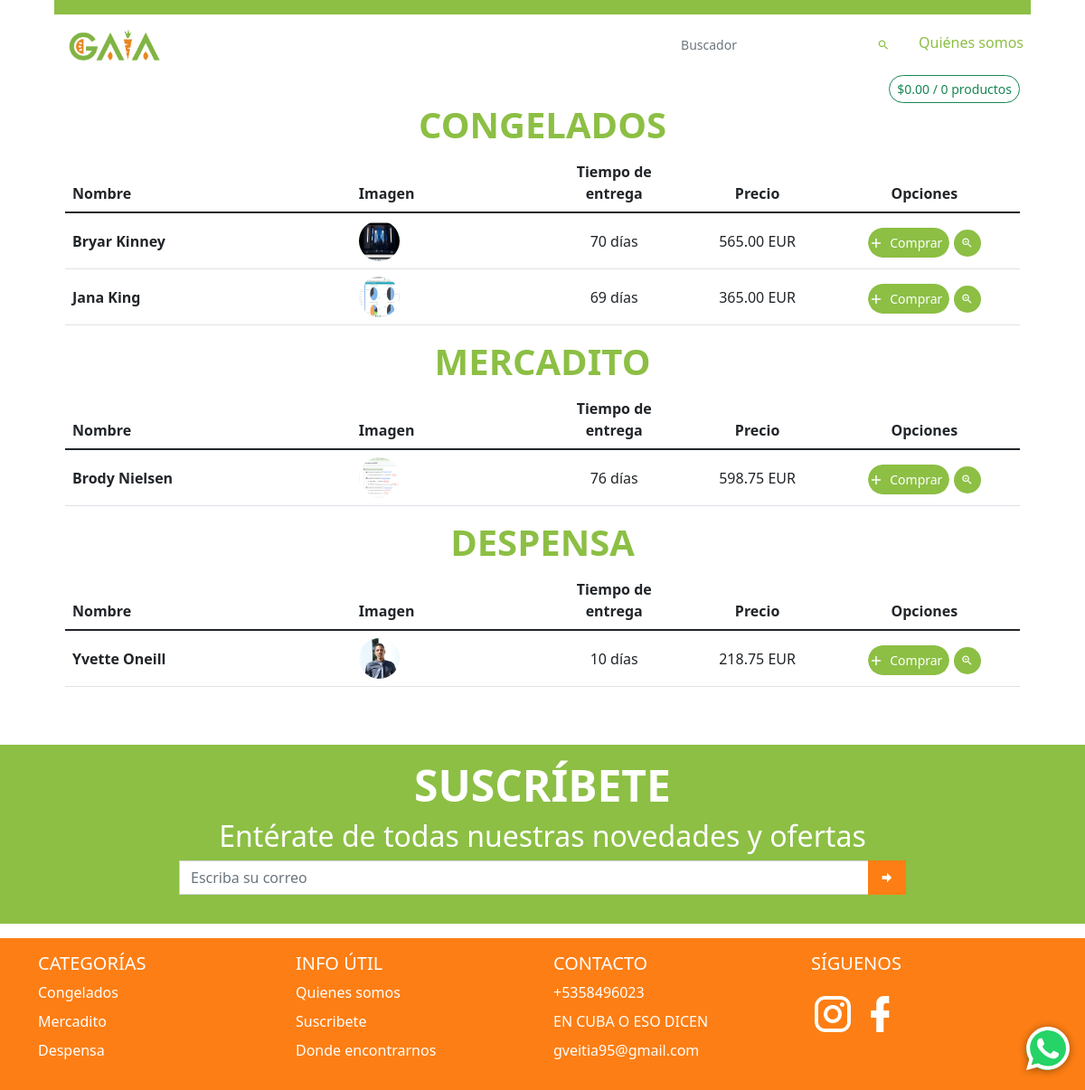
The app's page /catalogo/Euro/, older data.
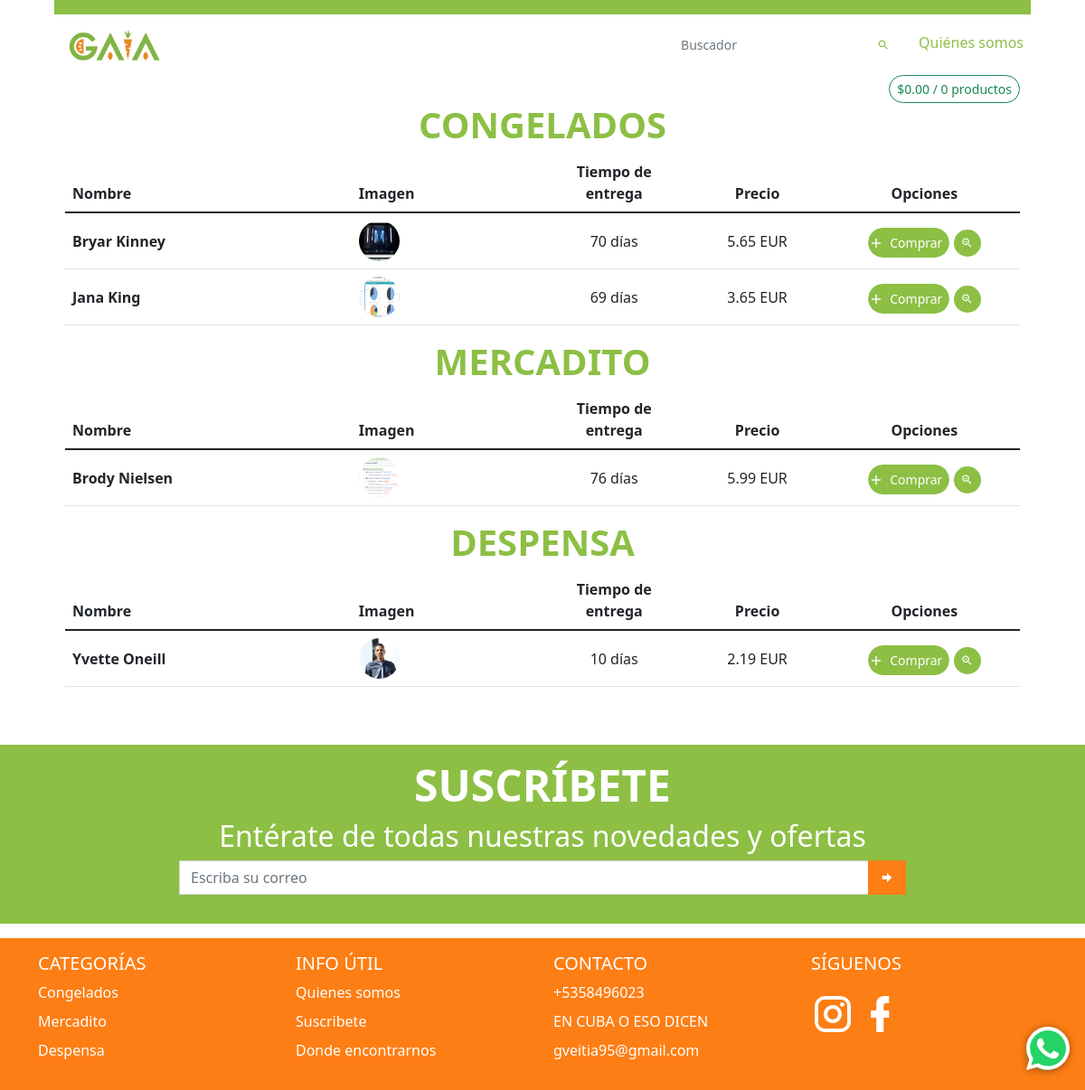
The same page, newer data.
### app_main/models.py (models this page shows, shortened)
class GeneralData(models.Model):
    logo = models.ImageField(upload_to='datos_generales/logo', verbose_name='Logo')
    img_principal = models.ImageField(upload_to='datos_generales/img_principal', verbose_name='Imagen Principal')
    enterprise_name = models.CharField(max_length=100, verbose_name='Nombre de la empresa')
    enterprise_address = models.CharField(max_length=100, verbose_name='Dirección de la empresa', null=True, blank=True)
    taza_cambio = models.FloatField('Taza de cambio', validators=[MinValueValidator(0, 'Debe ser mayor que cero')],
                                    help_text='Valor del Euro en CUP')
    email = models.EmailField('Correo', unique=True,
                              error_messages={'unique': 'Este correo ya existe'})
    phone_number = models.CharField(validators=[phone_regex], max_length=17, unique=True, error_messages={
        'unique': 'Ya este teléfono está registrado'
    }, verbose_name='Celular', null=True, blank=True)
    facebook = models.URLField(verbose_name='Link de Facebook', null=True, blank=True)
    instagram = models.URLField(verbose_name='Link de Instagram', null=True, blank=True)
    def logo_tag(self):
        if self.logo:
            return mark_safe(f'<img src="{self.logo.url}" class="agrandar" width="45" height="45" />')
        return mark_safe(f'<img src="{STATIC_URL}img/empty.png" class="agrandar" width="45" height="45" />')
    logo_tag.short_description = 'Logo'
    def logo_link(self):
        return mark_safe(f'<a href="{self.logo.url}"> {self.logo_tag()}</a>')
    logo_link.short_description = 'Logo'
    def img_principal_tag(self):
        if self.logo:
            return mark_safe(f'<img src="{self.img_principal.url}" class="agrandar" height="45" />')
        return mark_safe(f'<img src="{STATIC_URL}img/empty.png" class="agrandar" width="45" height="45" />')
    img_principal_tag.short_description = 'Img principal'
    def img_principal_link(self):
        return mark_safe(f'<a href="{self.img_principal.url}"> {self.img_principal_tag()}</a>')
    img_principal_link.short_description = 'Img principal'
    class Meta:
        verbose_name = 'Datos Generales'
        verbose_name_plural = verbose_name

class Category(models.Model):
    name = models.CharField(max_length=100, verbose_name='Nombre')
    image = models.ImageField(upload_to='product/img', verbose_name='Imagen Principal', null=True)
    destacado = models.BooleanField('Destacada', default=False)
    class Meta:
        verbose_name = 'Categoría'
        verbose_name_plural = 'Categorías'
        ordering = ('name',)
    def __str__(self):
        return self.name
    @property
    def get_prods_count(self):
        return self.product_set.count() if self.product_set.exists() else 0
    def img_link(self):
        if self.image:
            return mark_safe(
                f'<a href="{self.image.url}"><img src="{self.image.url}" class="agrandar mb-2 mr-2" '
                f'width="40" height="40" /></a>')
        return mark_safe(
            f'<a href="{STATIC_URL}img/empty.png"><img src="{STATIC_URL}img/empty.png" class="agrandar mb-2 mr-2" '
            f'width="40" height="40" /></a>')
    img_link.short_description = 'Imagen'

class Product(models.Model):
    category = models.ForeignKey(Category, on_delete=models.CASCADE, verbose_name='Categoría')
    image = models.ImageField(upload_to='product/img', verbose_name='Imagen Principal', null=True)
    name = models.CharField(max_length=100, verbose_name='Nombre')
    price = models.DecimalField(max_digits=9, verbose_name='Precio', decimal_places=2, help_text='Poner en base a CUP')
    old_price = models.DecimalField(max_digits=9, verbose_name='Precio anterior', decimal_places=2, null=True,
                                    help_text='Este precio debería ser mayor al precio actual', blank=True)
    info = RichTextField(max_length=400, verbose_name='Información', null=True, blank=True)
    about = RichTextField(max_length=400, verbose_name='Sobre el producto', null=True, blank=True)
    is_active = models.BooleanField(default=True, verbose_name='Visible')
    is_important = models.BooleanField(default=True, verbose_name='Destacado')
    stock = models.IntegerField(verbose_name='Cantidad de inventario', default=1)
    date_updated = models.DateTimeField(auto_now=True, null=True, blank=True)
    sales = models.PositiveIntegerField(verbose_name='Ventas', default=0)
    delivery_time = models.PositiveSmallIntegerField('Tiempo de entrega (días)')
    moneda = models.CharField('Moneda', choices=(
        ('CUP', 'CUP'),
        ('Euro', 'Euro'),
        ('Ambas', 'Ambas'),
    ), default='CUP', max_length=200)
    def __str__(self):
        return self.name
    class Meta:
        verbose_name = 'Producto'
        verbose_name_plural = 'Productos'
        ordering = ('category',)
    def info_tag(self):
        return mark_safe(self.info)
    def get_image(self):
        if self.image:
            return self.image.url
        return f'{STATIC_URL}img/empty.png'
    def img_link(self):
        if self.image:
            return mark_safe(
                f'<a href="{self.image.url}"><img src="{self.image.url}" class="agrandar mb-2 mr-2" '
                f'width="50" height="50" /></a>')
        return mark_safe(
            f'<a href="{STATIC_URL}img/empty.png"><img src="{STATIC_URL}img/empty.png" class="agrandar mb-2 mr-2" '
            f'width="50" height="50" /></a>')
    img_link.short_description = 'Vista previa'
    info_tag.short_description = 'Información'

class InfoUtil(models.Model):
    title = models.CharField('Título', max_length=100)
    text = RichTextField("Contenido")
    class Meta:
        verbose_name = 'Información útil'
        verbose_name_plural = 'Informaciones útiles'
    def text_tag(self):
        return mark_safe(self.text)
    text_tag.short_description = 'Texto'

### app_main/views.py (the view)
# urls.py: path('catalogo/Euro/', CatalogoEuroView.as_view(), name='catalogo-euro'),
class CatalogoEuroView(StartPageEuro):
    template_name = 'catalogo_euro.html'
    def get_context_data(self, *, object_list=None, **kwargs):
        context = super().get_context_data()
        context['title'] = 'Catálogo | Productos CUP'
        context['tipo_moneda'] = 'EUR'
        context['is_euro'] = True
        return context

### app_main/templates/catalogo_euro.html (shortened to what this page needs)
{% extends 'startpage.html' %}
{% load static %}
{% block navbar %}
    <nav class="navbar bg-semi-success"></nav>
    <nav class="navbar bg-white navbar-expand-sm">
        <ul class="navbar-nav">
            <li class="nav-item">
                <div class="nav-link">
                    <a href="{{ index_url }}"><img
                            src="{% if business.img_principal %} {{ business.img_principal.url }} {% else %} {% static logo %} {% endif %}"
                            class="ps-2" alt="gaia" height="35"></a>
                </div>
            </li>
        </ul>
        <ul class="navbar-nav ms-auto ">
            <li class="nav-item">
                <div class="nav-link">
                    <form action="">
                        <div class="input-group input-group-sm pe-2">
                            <input type="search" class="form-control border-0 ps-0 rounded-0"
                                   placeholder="Buscador" value="{{ search }}"
                                   aria-label="Example text with button addon"
                                   aria-describedby="button-addon1" name="search">
                            <button class="btn border-0" type="submit" id="button-addon1"><i
                                    class="mdi mdi-magnify text-semi-success"></i></button>
                        </div>
                    </form>
                </div>
            </li>
            <li class="nav-item">
                <a class="nav-link text-semi-success pe-2 text-end {% if active == 'project' %} active {% endif %}"
                   href="{% url 'info' %}">Quiénes somos</a>
            </li>
        </ul>
    </nav>
{% endblock %}
{% block content %}
    <div class="text-end">
        <button class="btn btn-outline-success btn-sm rounded-pill" type="button"
                data-bs-toggle="offcanvas"
                data-bs-target="#offcanvasRight" aria-controls="offcanvasRight" id="botoncito-verde">
            $0.00
            / {{ products_in_cart|length }} productos
        </button>
    </div>
    {% include 'table_products_euro.html' %}
{% endblock %}

### app_main/templates/startpage.html (shortened to what this page needs)
{% extends 'body.html' %}
{% load cart_tag %}
{% load widget_tweaks %}
{% load static %}
{% block head %}
    <link rel="stylesheet" href="{% static 'lib/button_add_to_cart/style.css' %}">
    <link rel="stylesheet" href="{% static 'lib/bootstrap-touchspin/jquery.bootstrap-touchspin.min.css' %}">
{% endblock %}

### templates/body.html (shortened to what this page needs)
{% extends 'base.html' %}
{% load static %}
{% block body %}
    <body class="">
    <div class="wrapper mx-auto" style="width: 90%">
        {% block navbar %}{% endblock %}
        <div class="content">
            <div class="container-fluid">
                {% block content %}
                {% endblock %}
            </div>
        </div>
    </div>
    {% include 'whatsapp.html' %}
    {% include 'footer.html' %}
    </body>
{% endblock %}

### templates/base.html (shortened to what this page needs)
{% load static %}
<!DOCTYPE html>
<html lang="en">
<head>
    <link rel="stylesheet" href="{% static 'lib/material-icons/css/icons.min.css' %}">
    <link href="https://cdn.jsdelivr.net/npm/bootstrap@5.2.2/dist/css/bootstrap.min.css" rel="stylesheet"
>
    <link href="https://cdn.jsdelivr.net/npm/select2@4.1.0-rc.0/dist/css/select2.min.css" rel="stylesheet"/>
    <link rel="stylesheet" href="{% static 'lib/sweetalert2/sweetalert2.min.css' %}">
    <link rel="stylesheet" href="{% static 'lib/jquery-confirm-v3.3.4/jquery-confirm.min.css' %}">
    <link rel="stylesheet" href="{% static 'css/custom_styles.css' %}">
    <link rel="stylesheet" href="{% static 'css/loader.css' %}">
    <link rel="stylesheet" href="{% static 'lib/go_to_top_button/style.css' %}">
    <link rel="stylesheet" href="{% static 'lib/boton-whatapp/whatsapp.css' %}">
    {% block head %}
    {% endblock %}
</head>
{% block body %}
{% endblock %}
</html>

### templates/table_products_euro.html (shortened to what this page needs)
{% load cart_tag %}
{% for category in all_categories %}
    <div class="table-responsive">
        <h1 class="text-center text-semi-success text-uppercase display-6 fw-bold user-select-none"
            id="category{{ category.id }}">{{ category }}</h1>
        <table class="table table-hover">
            <thead>
            <tr>
                <th scope="col">Nombre</th>
                <th scope="col">Imagen</th>
                <th class="text-center" scope="col">Tiempo de entrega</th>
                <th class="text-center" scope="col">Precio</th>
                <th class="text-center" scope="col">Opciones</th>
            </tr>
            </thead>
            <tbody class="table-group-divider">
            {% for product in object_list %}
                {% if product.category == category %}
                    <tr class="" style="vertical-align: middle">
                        <th scope="row" style="width: 30%">{{ product.name }}</th>
                        <td style="width: 20%"><img src="{{ product.get_image }}" alt="image" height="45" width="45"
                                                    class="rounded-pill">
                        </td>
                        <td class="text-center " style="width: 15%">{{ product.delivery_time }} días</td>
                        <td class="text-center"
                            style="width: 15%">{{ product.price |dividir:business.taza_cambio | floatformat:2 }} {{ tipo_moneda }}</td>
                        <td class="text-center" style="width: 20%">
                            <Button Class="Button add_to_cart mt-1 btn-success btn btn-success" name="{{ product.id }}">
                                <Span>Comprar</Span>
                            </Button>
                            <button type="button"
                                    class="btn btn-success mt-1 border-0 bg-semi-success btn-sm rounded-pill btn-table-ver"
                                    data-bs-toggle="modal" data-bs-target="#product_modal" name="{{ product.id }}">
                                <i class="mdi mdi-magnify-plus-outline"></i>
                            </button>
                        </td>
                    </tr>
                {% endif %}
            {% endfor %}
            </tbody>
        </table>
    </div>
{% endfor %}

### templates/cart_euro.html (shortened to what this page needs)
{% load cart_tag %}

### templates/form_cart.html (shortened to what this page needs)
{% load cart_tag %}

### templates/whatsapp.html (shortened to what this page needs)
<div id="whatsapp">
    <a href="https://api.whatsapp.com/send/?phone={{ business.phone_number }}" target="_blank">
    </a>
</div>

### templates/footer.html (shortened to what this page needs)
{% load static %}
<footer class="bd-footer mt-5 bg-semi-success">
    <div class="mx-auto py-3 w-75 px-md-5 px-0">
        <h1 class="text-center text-white text-uppercase display-5 fw-bold user-select-none">suscríbete</h1>
        <h2 class="text-white text-center ">Entérate de todas nuestras novedades y ofertas</h2>
        <form action="" method="post" id="suscriptor-form">
            <div class="input-group mb-3">
                <input type="email" name="email" class="form-control rounded-0" placeholder="Escriba su correo"
                       aria-label="Recipient's username" required aria-describedby="button-addon2"
                       id="suscriptor-email">
                <button class="btn bg-orange rounded-0" type="submit" id="button-addon2"><i
                        class="mdi mdi-arrow-right-bold"></i>
                </button>
            </div>
        </form>
    </div>
</footer>
<footer class="bd-footer mt-3 bg-orange">
    <div class="container pt-3">
        <div class="row">
            <div class="col-6 col-md-3  mb-3">
                <h5>CATEGORÍAS</h5>
                <ul class="list-unstyled">
                    {% for category in all_categories %}
                        <li class="mb-2"><a href="#" class="text-decoration-none text-white">{{ category.name }}</a>
                        </li>
                    {% endfor %}
                </ul>
            </div>
            <div class="col-6 col-md-3  mb-3">
                <h5>INFO ÚTIL</h5>
                <ul class="list-unstyled">
                    {% for info in infoUtil_list %}
                        <li class="mb-2"><a href="{% url 'info' %}#{{ info.id }}" class="text-decoration-none text-white">{{ info.title }}</a></li>
                    {% endfor %}
                </ul>
            </div>
            <div class="col-6 col-md-3  mb-3">
                <h5>CONTACTO</h5>
                <ul class="list-unstyled">
                    <li class="mb-2"><a href="#" class="text-decoration-none text-white">{{ business.phone_number }}</a>
                    </li>
                    <li class="mb-2"><a href="#"
                                        class="text-decoration-none text-white">{{ business.enterprise_address }}</a>
                    </li>
                    <li class="mb-2"><a href="#" class="text-decoration-none text-white">{{ business.email }}</a></li>
                </ul>
            </div>
            <div class="col-6 col-md-3  mb-3">
                <h5>SÍGUENOS</h5>
                <div>
                    <a href="{{ business.instagram }}"><i class="mdi mdi-instagram mdi-48px text-white"></i></a>
                    <a href="{{ business.facebook }}"><i class="mdi mdi-facebook mdi-48px text-white"></i></a>
                </div>
            </div>
        </div>
    </div>
</footer>

### templates/sidebar_right_euro.html (shortened to what this page needs)
        {% load cart_tag %}

### templates/form_cart_lateral.html (shortened to what this page needs)
{% load cart_tag %}

Row changes from the older to the newer data that the page shows:
changed through a linked row, Product "Bryar Kinney": price|dividir "565.00" → "5.65"
changed through a linked row, Product "Jana King": price|dividir "365.00" → "3.65"
changed through a linked row, Product "Brody Nielsen": price|dividir "598.75" → "5.99"
changed through a linked row, Product "Yvette Oneill": price|dividir "218.75" → "2.19"
